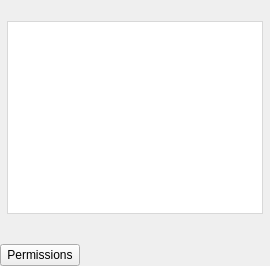
<?xml version="1.0" encoding="UTF-8"?>
<ui version="4.0">
 <class>RemoteItemUi</class>
 <widget class="QWidget" name="RemoteItemUi">
  <property name="geometry">
   <rect>
    <x>0</x>
    <y>0</y>
    <width>270</width>
    <height>266</height>
   </rect>
  </property>
  <property name="windowTitle">
   <string>Item Type</string>
  </property>
  <layout class="QVBoxLayout" name="verticalLayout">
   <property name="spacing">
    <number>10</number>
   </property>
   <property name="leftMargin">
    <number>0</number>
   </property>
   <property name="topMargin">
    <number>0</number>
   </property>
   <property name="rightMargin">
    <number>0</number>
   </property>
   <property name="bottomMargin">
    <number>0</number>
   </property>
   <item>
    <widget class="QWidget" name="tableAndTitleContainer" native="true">
     <property name="sizePolicy">
      <sizepolicy hsizetype="Expanding" vsizetype="Expanding">
       <horstretch>0</horstretch>
       <verstretch>0</verstretch>
      </sizepolicy>
     </property>
     <layout class="QVBoxLayout" name="verticalLayout_2">
      <property name="spacing">
       <number>7</number>
      </property>
      <property name="leftMargin">
       <number>7</number>
      </property>
      <property name="topMargin">
       <number>0</number>
      </property>
      <property name="rightMargin">
       <number>7</number>
      </property>
      <property name="bottomMargin">
       <number>0</number>
      </property>
      <item>
       <widget class="QLabel" name="title">
        <property name="minimumSize">
         <size>
          <width>0</width>
          <height>0</height>
         </size>
        </property>
        <property name="text">
         <string/>
        </property>
       </widget>
      </item>
      <item>
       <widget class="QWidget" name="tableContainer" native="true">
        <property name="sizePolicy">
         <sizepolicy hsizetype="Expanding" vsizetype="Expanding">
          <horstretch>0</horstretch>
          <verstretch>0</verstretch>
         </sizepolicy>
        </property>
        <layout class="QVBoxLayout" name="tableLayout">
         <property name="spacing">
          <number>0</number>
         </property>
         <property name="leftMargin">
          <number>0</number>
         </property>
         <property name="topMargin">
          <number>0</number>
         </property>
         <property name="rightMargin">
          <number>0</number>
         </property>
         <property name="bottomMargin">
          <number>0</number>
         </property>
         <item>
          <widget class="QTableView" name="tableView">
           <property name="styleSheet">
            <string notr="true">QTableView
{
background: white;
outline: 0;
border: 1px solid #D8D8D8;
}

QTableView::item
{
border: none;
padding-left:4px;	
}

QTableView::indicator
{
width: 16px;
height: 16px;
}

QTableView::item::selected
{
background-color: rgba(0,120,215,0.8);
text-color:white;
}

QHeaderView
{
background: #FFFFFF;
padding-top: 2px;
}

QHeaderView::section {
background: #FFFFFF;
color: #4A607A;
padding-left:6px;
border-top:0 px;
border-bottom:0px;		
border-left:0px;		
border-right:0px ;						 					 				 					 				 					 				 					 	
}

QHeaderView::section:last {
border-right:0px;						 					 				 					 				 					 				 					 	
}</string>
           </property>
           <property name="frameShape">
            <enum>QFrame::NoFrame</enum>
           </property>
           <property name="editTriggers">
            <set>QAbstractItemView::AllEditTriggers</set>
           </property>
           <property name="alternatingRowColors">
            <bool>false</bool>
           </property>
           <property name="selectionMode">
            <enum>QAbstractItemView::SingleSelection</enum>
           </property>
           <property name="selectionBehavior">
            <enum>QAbstractItemView::SelectRows</enum>
           </property>
           <property name="textElideMode">
            <enum>Qt::ElideMiddle</enum>
           </property>
           <property name="showGrid">
            <bool>false</bool>
           </property>
           <property name="sortingEnabled">
            <bool>true</bool>
           </property>
           <property name="cornerButtonEnabled">
            <bool>false</bool>
           </property>
           <attribute name="horizontalHeaderDefaultSectionSize">
            <number>60</number>
           </attribute>
           <attribute name="horizontalHeaderHighlightSections">
            <bool>false</bool>
           </attribute>
           <attribute name="verticalHeaderVisible">
            <bool>false</bool>
           </attribute>
           <attribute name="verticalHeaderMinimumSectionSize">
            <number>24</number>
           </attribute>
           <attribute name="verticalHeaderDefaultSectionSize">
            <number>24</number>
           </attribute>
          </widget>
         </item>
         <item>
          <widget class="QSegmentedControl" name="tableSegementedControl" native="true">
           <property name="minimumSize">
            <size>
             <width>0</width>
             <height>20</height>
            </size>
           </property>
           <property name="maximumSize">
            <size>
             <width>16777215</width>
             <height>20</height>
            </size>
           </property>
          </widget>
         </item>
        </layout>
       </widget>
      </item>
     </layout>
    </widget>
   </item>
   <item>
    <widget class="QWidget" name="wControlButtons" native="true">
     <layout class="QHBoxLayout" name="horizontalLayout_6">
      <property name="spacing">
       <number>0</number>
      </property>
      <property name="leftMargin">
       <number>0</number>
      </property>
      <property name="topMargin">
       <number>0</number>
      </property>
      <property name="rightMargin">
       <number>0</number>
      </property>
      <property name="bottomMargin">
       <number>0</number>
      </property>
      <item>
       <widget class="QPushButton" name="bPermissions">
        <property name="text">
         <string>Permissions</string>
        </property>
        <property name="autoDefault">
         <bool>false</bool>
        </property>
       </widget>
      </item>
      <item>
       <spacer name="hSpacer">
        <property name="orientation">
         <enum>Qt::Horizontal</enum>
        </property>
        <property name="sizeHint" stdset="0">
         <size>
          <width>0</width>
          <height>0</height>
         </size>
        </property>
       </spacer>
      </item>
     </layout>
    </widget>
   </item>
  </layout>
 </widget>
 <customwidgets>
  <customwidget>
   <class>QSegmentedControl</class>
   <extends>QWidget</extends>
   <header location="global">QSegmentedControl.h</header>
   <container>1</container>
  </customwidget>
 </customwidgets>
 <resources/>
 <connections/>
</ui>
